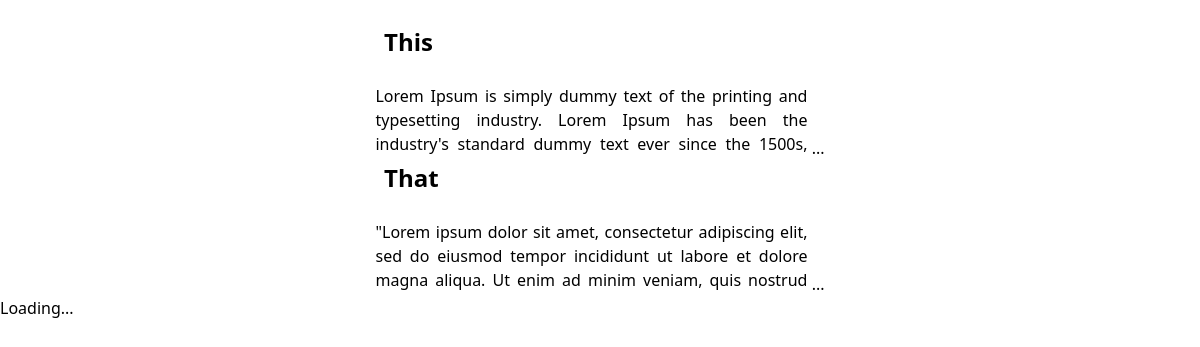
Before: / with the older database file.
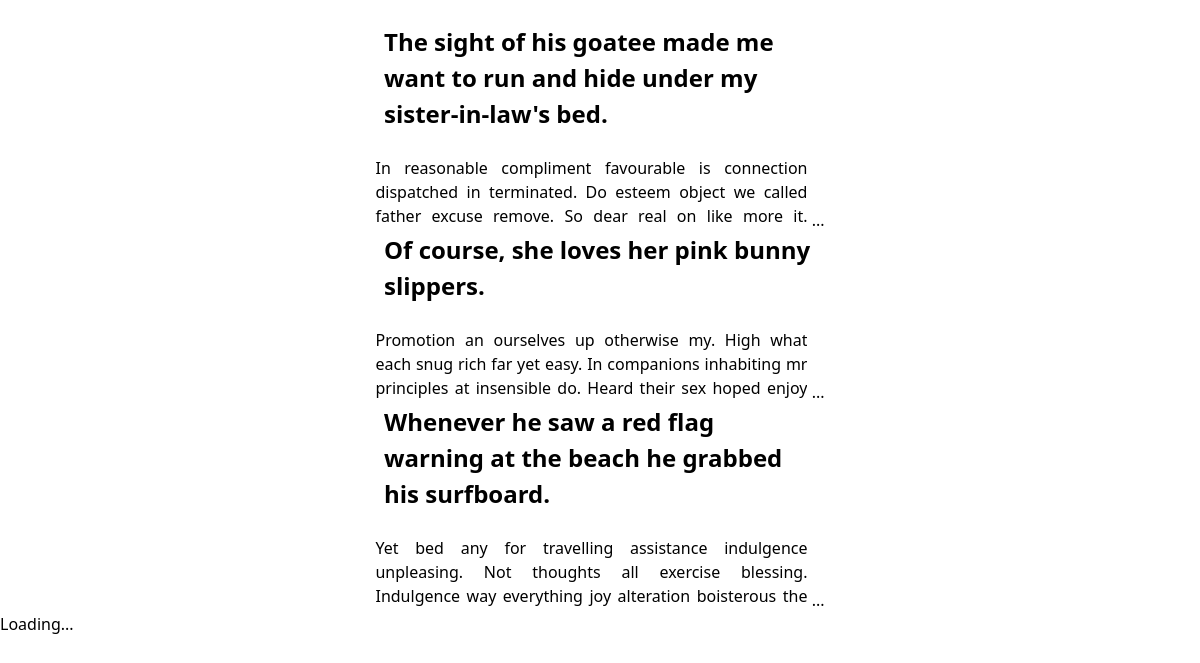
After: the same page with the newer database file.
### posts/models.py (models this page shows, shortened)
class Post(models.Model):
    username = models.ForeignKey(User, on_delete=models.CASCADE)
    title = models.CharField(max_length=100)
    text = models.TextField(max_length=5000)
    pub_date = models.DateField()

### posts/views.py (the view)
# urls.py: path("", views.PostsIndexView.as_view(), name="index")
class PostsIndexView(ListView):
    template_name = "posts/index.html"
    context_object_name = "latest_posts_list"
    paginate_by = 3
    def get_queryset(self):
        return Post.objects.order_by('-pub_date')

### posts/templates/posts/index.html
{% extends 'base.html' %}
{% block posts %}
  <br />
  <center style="margin-left: 20%; margin-right: 20%;">
    {% for post in latest_posts_list %}
      <block>
        <b><h1 style="font-size: x-large; text-align: left; width: 60%;">{{ post.title }}</h1></b>
        <br />
        <p style="display:inline-block; font-size: medium; width: 60%; text-overflow:ellipsis; overflow: hidden; height: 70px; text-align: justify;">{{ post.text }}</p>
        <p style="display: inline-block;">...</p>
        <br />
      </block>
    {% endfor %}
  </center>
  <div hx-get="{% url 'index' %}?page={{ page|add:1 }}"
  hx-trigger="revealed"
  hx-target="this"
  hx-swap="outerHTML">Loading...</div>
{% endblock %}

### posts/templates/base.html (shortened to what this page needs)
<!DOCTYPE html>
<html lang="en">
<head>
    <script src="https://cdn.tailwindcss.com"></script>
</head>
<body>
    {% block posts %}
    {% endblock posts %}
</body>
</html>

Changed rows visible on the page:
no longer on this page (row unchanged): Post: title "This", text "Lorem Ipsum is simply dummy text of the printing and typesetting industry. Lorem Ipsum has been the industry's standard dummy text ever since the 1500s,…"
no longer on this page (row unchanged): Post: title "That", text "\"Lorem ipsum dolor sit amet, consectetur adipiscing elit, sed do eiusmod tempor incididunt ut labore et dolore magna aliqua. Ut enim ad minim veniam, quis nostrud…"
added Post: title "The sight of his goatee made me want to run and hide under my sister-in-law's bed.", text "In reasonable compliment favourable is connection dispatched in terminated. Do esteem object we called father excuse remove. So dear real on like more it.…"
added Post: title "Of course, she loves her pink bunny slippers.", text "Promotion an ourselves up otherwise my. High what each snug rich far yet easy. In companions inhabiting mr principles at insensible do. Heard their sex hoped enjoy…"
added Post: title "Whenever he saw a red flag warning at the beach he grabbed his surfboard.", text "Yet bed any for travelling assistance indulgence unpleasing. Not thoughts all exercise blessing. Indulgence way everything joy alteration boisterous the…"
